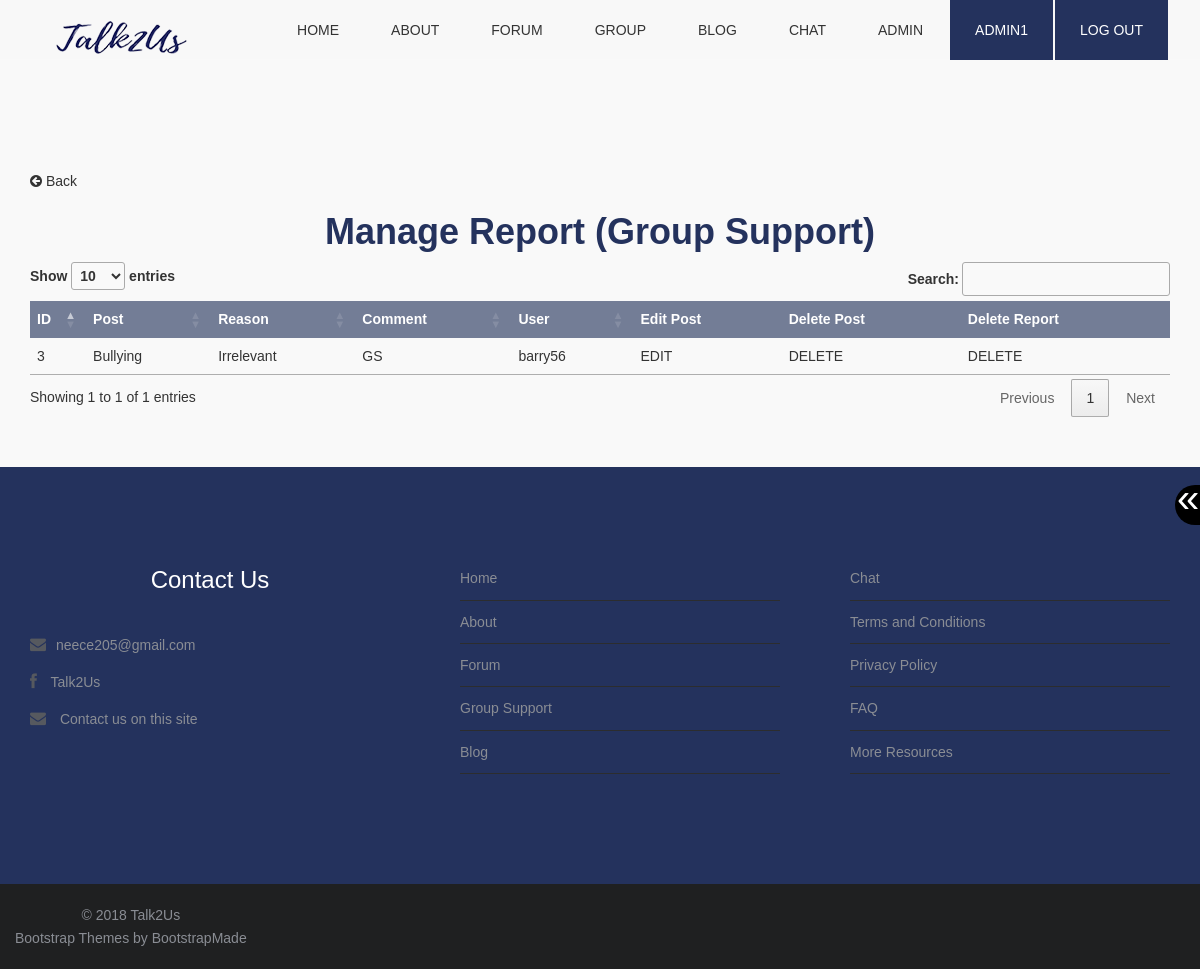
The app's page /manageReportGS.php (signed in) with its own data.
### tables this page shows
CREATE TABLE `reportreason` (
  `reasonID` int(10) NOT NULL,
  `reasonType` varchar(255) NOT NULL
);

CREATE TABLE `reportsupport` (
  `reportID` int(10) NOT NULL,
  `sPostID` int(10) NOT NULL
);

CREATE TABLE `supportpost` (
  `sPostID` int(10) NOT NULL,
  `sUserID` int(10) NOT NULL,
  `sContent` varchar(2083) NOT NULL,
  `sDate` date NOT NULL,
  `sTime` time NOT NULL,
  `sTopicID` int(10) NOT NULL,
  `sEditTime` time DEFAULT NULL,
  `sEditDate` date DEFAULT NULL,
  `sEditUserID` int(10) DEFAULT NULL
);

CREATE TABLE `report` (
  `reportID` int(10) NOT NULL,
  `userID` int(10) NOT NULL,
  `reasonID` int(10) NOT NULL,
  `comment` varchar(255) DEFAULT NULL
);

CREATE TABLE `user` (
  `userID` int(10) NOT NULL,
  `username` varchar(50) NOT NULL,
  `usernameGen` varchar(50) NOT NULL,
  `email` varchar(50) NOT NULL,
  `passwordHash` varchar(255) NOT NULL,
  `dob` date NOT NULL,
  `accountID` int(10) NOT NULL,
  `banned` tinyint(1) NOT NULL,
  `verified` tinyint(1) NOT NULL
);

### manageReportGS.php (the view, shortened to what this page needs)
<?php
	require_once("function.php");
	include "database_conn.php";
	if(isset($_SESSION['userID'])){
		$accountID = $_SESSION['role'];
	}
	$sqlRep = "SELECT *
	FROM reportreason JOIN report ON (reportreason.reasonID=report.reasonID)
	JOIN reportsupport ON (report.reportID=reportsupport.reportID)
	ORDER BY report.reportID";
	$rsRep = mysqli_query($conn,$sqlRep)
	or die(mysqli_error($conn));
	echo makePageStart("Talk2Us - Manage Report(Group Support)");
	echo makeNav("");
	echo resizeButtons();
?>
<section class="box">
	<div class="container top-content">
<?php
	if (isset($_SESSION['userID'])){
		if ($accountID == "1") {
			if (mysqli_affected_rows($conn)>0) {
?>
<a href="manageReport.php" class="backButton"><p><i class="fa fa-arrow-circle-left fa-1x"></i> Back</p></a>
	<h1><strong>Manage Report (Group Support)</strong></h1>
	<table id="repGStable">
		<thead>
			<tr>
				<th>ID</th>
				<th>Post</th>
				<th>Reason</th>
				<th>Comment</th>
				<th>User</th>
				<th>Edit Post</th>
				<th>Delete Post</th>
				<th>Delete Report</th>
			</tr>
		</thead>
		<tbody>
<?php
				while($row = mysqli_fetch_assoc($rsRep)){
					$id				= 	$row["reportID"];
					$reason			=	$row["reasonType"];
					$comment		=	$row["comment"];
					$rUserID		=	$row["userID"];
					$postID			=	$row["sPostID"];
					$sqlUname = "SELECT username
									 FROM user
									  WHERE userID='$rUserID'";
					$rsUname = mysqli_query($conn,$sqlUname)
								  or die(mysqli_error($conn));
					$row = mysqli_fetch_row($rsUname)
							or die(mysqli_error($conn));
					$getUsername = $row[0];
					$sqlB = "SELECT sContent
								 FROM supportpost
								 WHERE sPostID='$postID'";
					$rsB = mysqli_query($conn,$sqlB)
								  or die(mysqli_error($conn));
					$rowB = mysqli_fetch_row($rsB)
							or die(mysqli_error($conn));
					$getPost = $rowB[0];
					echo "<tr>";
					echo "<td>$id</td>";
					echo "<td>$getPost</td>";
					echo "<td>$reason</td>";
					echo "<td>$comment</td>";
					echo "<td>$getUsername</td>";
					echo "<td><a href=\"editRepGS.php?postid=$postID\">EDIT</a></td>";
					echo "<td><a onClick=\"javascript: return confirm(' Are you sure you want to delete the blog: $getPost?');\" href=\"deleteGSPost.php?postid=$postID\">DELETE</a></td>";
					echo "<td><a onClick=\"javascript: return confirm(' Are you sure you want to delete the report for: $getPost?');\" href=\"deleteReportGS.php?reportid=$id\">DELETE</a></td>";
					echo "</tr>";
				}
				echo"</tbody>";
				echo"</table>";
			} else {
				echo noexist("group support post reports");
				echo "<a href=\"manageReport.php\"><p>Return to manage reports</p></a>";
				echo "<a href=\"admin.php\"><p>Return to admin page</p></a>";
			}
		} else {
			echo wronglog("Admins");
		}
	} else {
		echo nolog();
	}
?>
</div>
</section>
<?php
	echo makeFooter();
?>

### css/style.css (style rules this page uses)
body { font-family: Arial, Helvetica, sans-serif; font-size:14px; font-weight:300; line-height:1.6em; color:#333; background-color:#fff; }
h1 { text-align:center; color: #24325D; }
p { color:#333; }
a { text-decoration:none; transition: all 0.1s ease-in-out; -moz-transition: all 0.1s ease-in-out; -webkit-transition: all 0.1s ease-in-out; -o-transition: all 0.1s ease-in-out; outline: none; color:#333; }
section.box { background-color:#f9f9f9; text-align:left; padding-top:50px; padding-bottom:50px; }
.inner-footer ul li,a { list-style:none; }
.top-content { margin-top: 120px !important; }
#submitblogtable td,th, #adminTable td,th,#userTable td,th,#contactTable td,th,#faqtable td,th,#faqquestable td,th, #dbCattable td,th , #applytable td,th , #postblogtable td,th , #submitblogtable td,th , #postblogcattable td,th , #repBlogtable td,th, #dbtopictable td,th, #groupmemtable td,th , #grouptable td,th,#repDBtable td,th,#repGStable td,th,#repChattable td,th { border-style: none !important; padding:0.5em !important; font-family: Arial, Helvetica, sans-serif !important; }
#submitblogtable th, #adminTable th,#userTable th,#contactTable th,#faqtable th,#faqquestable th,#dbCattable th,#applytable th,#postblogtable th,#submitblogtable th ,#postblogcattable th,#repBlogtable th,#dbtopictable th ,#groupmemtable th,#grouptable th,#repDBtable th,#repGStable th,#repChattable th { background-color: #737D96 !important; color: #FFFFFF !important; }
#submitblogtable thead, #adminTable thead,#userTable thead,#contactTable thead,#faqtable thead,#faqquestable thead ,#dbCattable thead ,#applytable thead,#postblogtable thead,#submitblogtable thead ,#postblogcattable thead ,#repBlogtable thead,#dbtopictable thead,#groupmemtable thead,#grouptable thead,#repDBtable thead,#repGStable thead,#repChattable thead { background-color: #737D96 !important; color: #FFFFFF !important; }
.backButton { cursor: pointer; }

### records on screen
reportreason: reportsupport.reportID "3", supportpost.sContent "Bullying", reasonType "Irrelevant", report.comment "GS", user.username "barry56"

### other values on screen
$_SESSION['username'] "ADMIN1"
